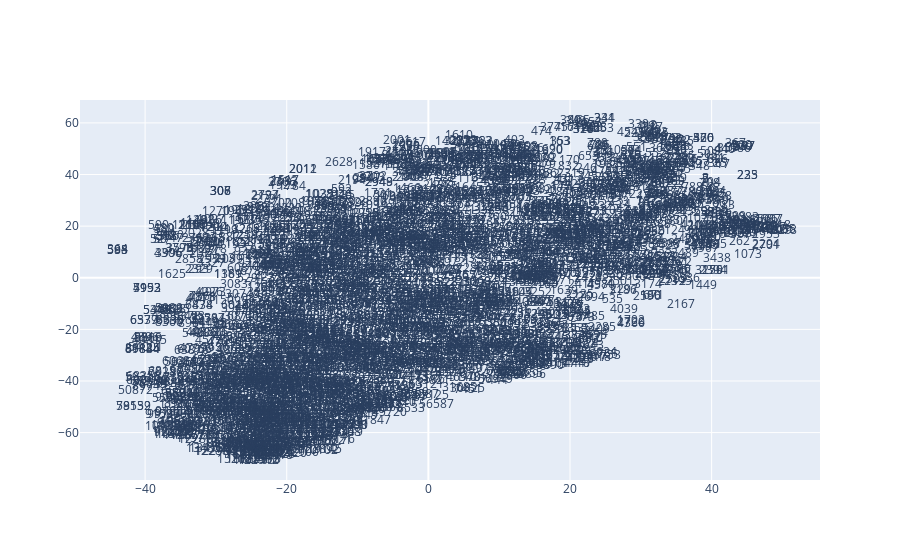

Notebook code for this chart:
### Code cell
#hide
# Code from: https://radimrehurek.com/gensim/auto_examples/tutorials/run_word2vec.html#visualising-the-word-embeddings

from sklearn.decomposition import IncrementalPCA    # inital reduction
from sklearn.manifold import TSNE                   # final reduction
import numpy as np                                  # array handling


def reduce_dimensions(model):
    num_dimensions = 2  # final num dimensions (2D, 3D, etc)

    vectors = [] # positions in vector space
    labels = [] # keep track of words to label our data again later
    for word in model.wv.vocab:
        vectors.append(model.wv[word])
        labels.append(word)

    # convert both lists into numpy vectors for reduction
    vectors = np.asarray(vectors)
    labels = np.asarray(labels)

    # reduce using t-SNE
    vectors = np.asarray(vectors)
    tsne = TSNE(n_components=num_dimensions, random_state=0)
    vectors = tsne.fit_transform(vectors)

    x_vals = [v[0] for v in vectors]
    y_vals = [v[1] for v in vectors]
    return x_vals, y_vals, labels


x_vals, y_vals, labels = reduce_dimensions(word2vec_recommender.model)

def plot_with_plotly(x_vals, y_vals, labels, plot_in_notebook=True):
    from plotly.offline import init_notebook_mode, iplot, plot
    import plotly.graph_objs as go

    trace = go.Scatter(x=x_vals, y=y_vals, mode='text', text=labels)
    data = [trace]

    if plot_in_notebook:
        init_notebook_mode(connected=True)
        iplot(data, filename='word-embedding-plot')
    else:
        plot(data, filename='word-embedding-plot.html')


def plot_with_matplotlib(x_vals, y_vals, labels):
    import matplotlib.pyplot as plt
    import random

    random.seed(0)

    plt.figure(figsize=(12, 12))
    plt.scatter(x_vals, y_vals)

    #
    # Label randomly subsampled 25 data points
    #
    indices = list(range(len(labels)))
    selected_indices = random.sample(indices, 25)
    for i in selected_indices:
        plt.annotate(labels[i], (x_vals[i], y_vals[i]))

try:
    get_ipython()
except Exception:
    plot_function = plot_with_matplotlib
else:
    plot_function = plot_with_plotly

plot_function(x_vals, y_vals, labels)

### Figure 1 — Plotly figure (JSON) as saved in the notebook; plotly's stock layout.template omitted (floating-point values rounded to 4 significant figures; data arrays with more than 128 entries replaced by an {"elided": "..."} marker saying what was removed)
{"data": [{"mode": "text", "text": {"elided": "2888 str values"}, "type": "scatter", "x": {"elided": "2888 float values"}, "y": {"elided": "2888 float values"}}], "layout": {}}
